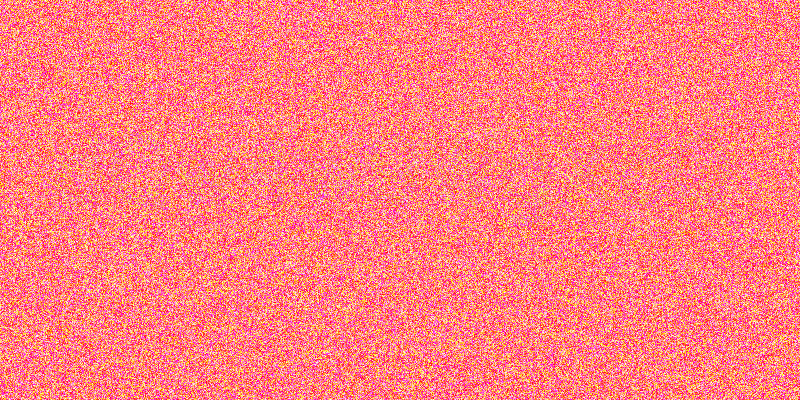
#> input picture imagen_oculta_con_ruido.png, 800 x 400 px
$ jupyter execute find_word_secret.ipynb
#> lines starting #> are read from the running program, lines starting #| are printed output that depends on the picture
[cell 1]
import matplotlib.pyplot as plt
import cv2
from IPython.display import Image

[cell 2]
Image('imagen_oculta_con_ruido.png')

[cell 3]
sem_img = cv2.imread("imagen_oculta_con_ruido.png", cv2.IMREAD_COLOR)
#> sem_img is the input picture: shape (400, 800, 3); mean B, G, R 127.4, 127.5, 254.7
plt.imshow(sem_img)
#> (this line was passed over: IPython is not available in this run)

[cell 4]
sem_img_rgb = cv2.cvtColor(sem_img, cv2.COLOR_BGR2RGB)
plt.imshow(sem_img_rgb)
#> (this line was passed over: IPython is not available in this run)

[cell 5]
imagen_bgr = cv2.imread("imagen_oculta_con_ruido.png", cv2.IMREAD_COLOR)
b, g, r = cv2.split(imagen_bgr)
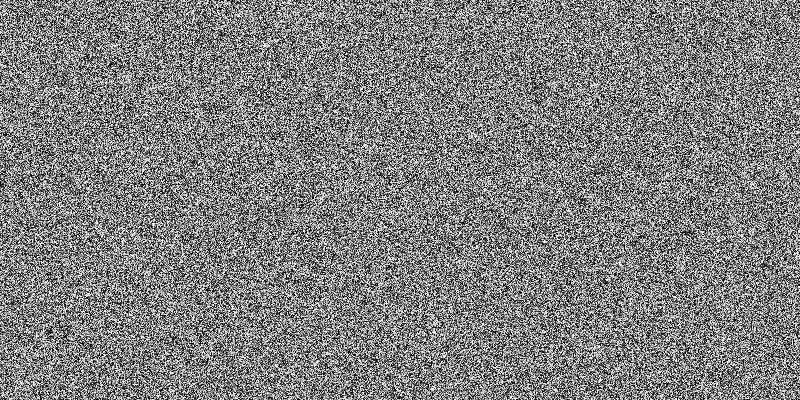
#> b: shape (400, 800); min 0, max 255, mean 127.4
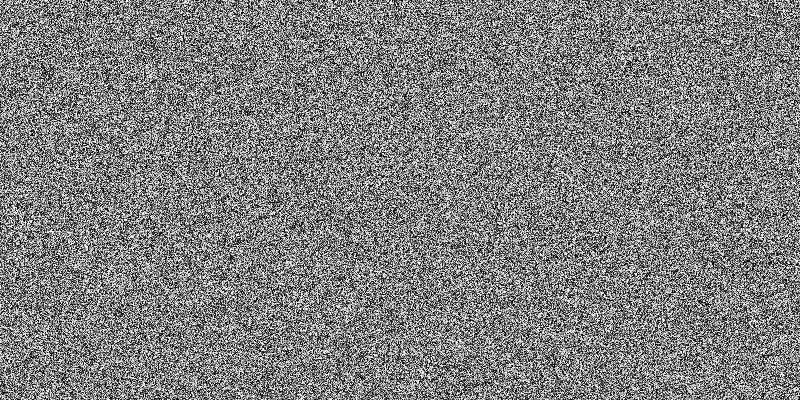
#> g: shape (400, 800); min 0, max 255, mean 127.5

[cell 6]
plt.figure(figsize=[15, 5])
#> (this line was passed over: IPython is not available in this run)

plt.subplot(142)
#> (this line was passed over: IPython is not available in this run)
plt.imshow(r, cmap="OrRd");plt.title("Rojos")
#> (this line was passed over: IPython is not available in this run)
#> (this line was passed over: IPython is not available in this run)
plt.subplot(143)
#> (this line was passed over: IPython is not available in this run)
